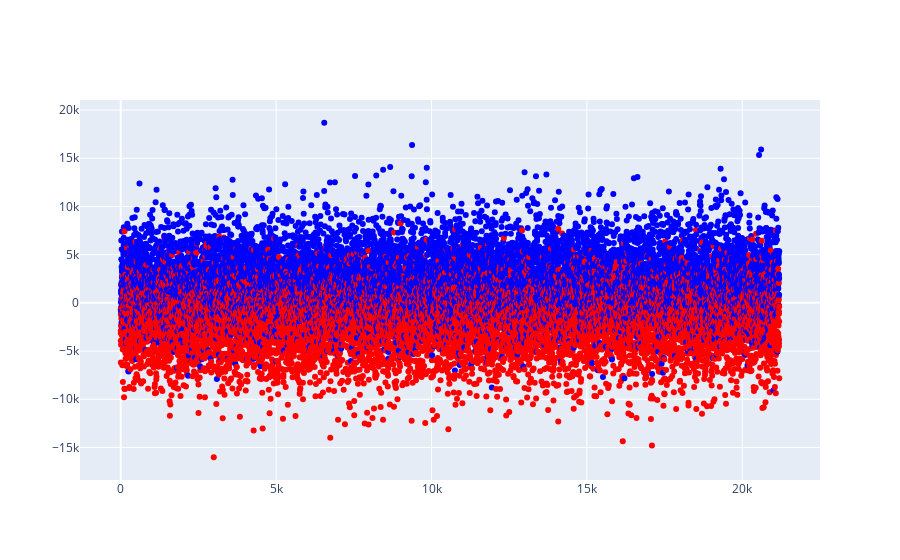

Notebook code cell kept with this figure:
### Markdown cell above
# Gold Difference at 14 Scatter Plot

### Code cell
X = range(len(matches))

colors = ['red' if val == 1 else 'blue' for val in matches['winner']]

fig = go.Figure(data=go.Scatter(x=np.array(X), y=matches['goldDifference'], mode='markers', marker=dict(color=colors)))
fig.show()

### Figure 1 — Plotly figure (JSON) as saved in the notebook; plotly's stock layout.template omitted (floating-point values rounded to 4 significant figures; data arrays with more than 128 entries replaced by an {"elided": "..."} marker saying what was removed)
{"data": [{"marker": {"color": {"elided": "21192 str values"}}, "mode": "markers", "type": "scatter", "x": {"elided": "21192 int values"}, "y": {"elided": "21192 int values"}}], "layout": {}}
